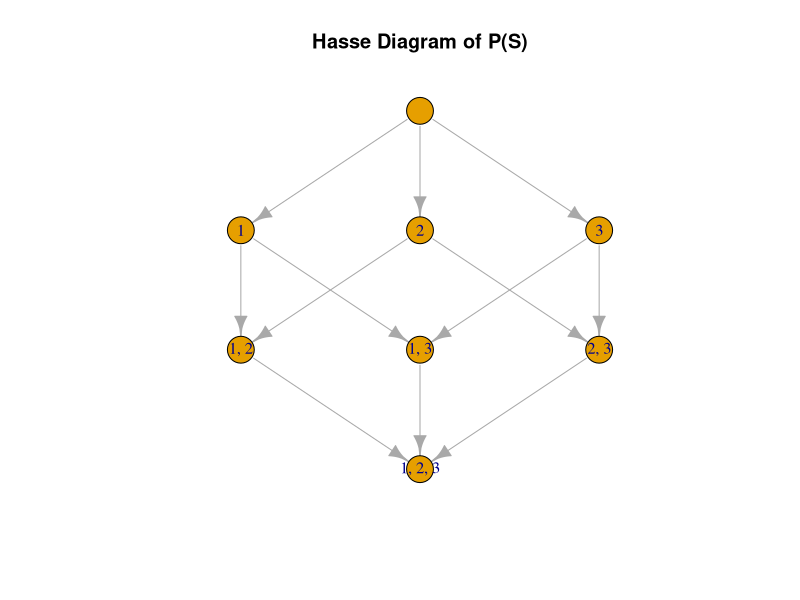

Here is the R script that generated this plot:
#page-no 212
library(igraph)
S <- c(1, 2, 3)
power_set <- list(
  integer(0),
  c(1),
  c(2),
  c(3),
  c(1, 2),
  c(1, 3),
  c(2, 3),
  S
)
is_subset <- function(A, B) {
  all(A %in% B)
}
g <- graph.empty(directed = TRUE)
g <- add_vertices(g, length(power_set), name = sapply(power_set, toString))
for (i in 1:length(power_set)) {
  for (j in 1:length(power_set)) {
    if (i != j && is_subset(power_set[[i]], power_set[[j]]) && length(power_set[[i]]) == length(power_set[[j]]) - 1) {
      g <- add_edges(g, c(i, j))
    }
  }
}
plot(g, layout = layout_with_sugiyama(g)$layout, vertex.label = V(g)$name, main = "Hasse Diagram of P(S)")
